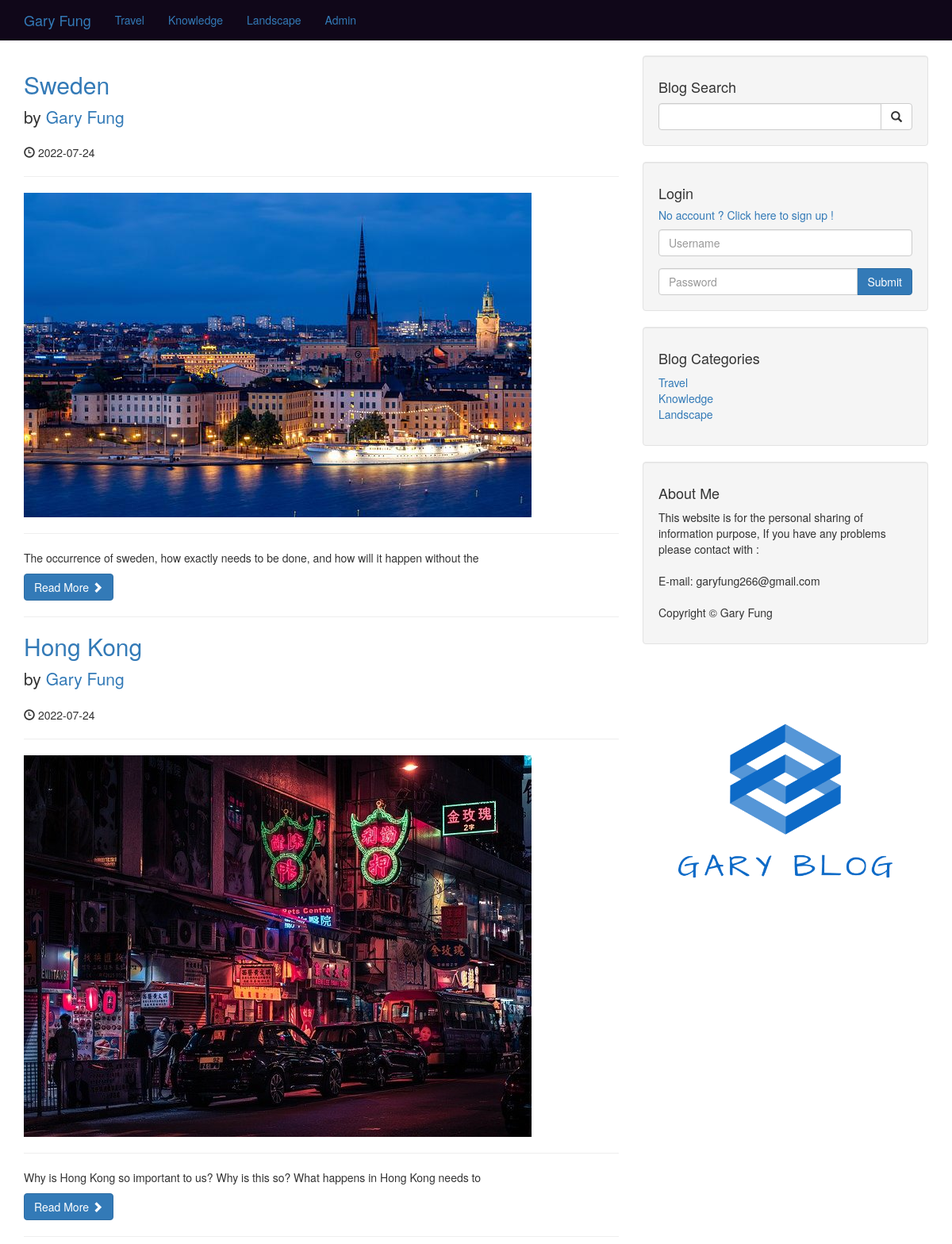
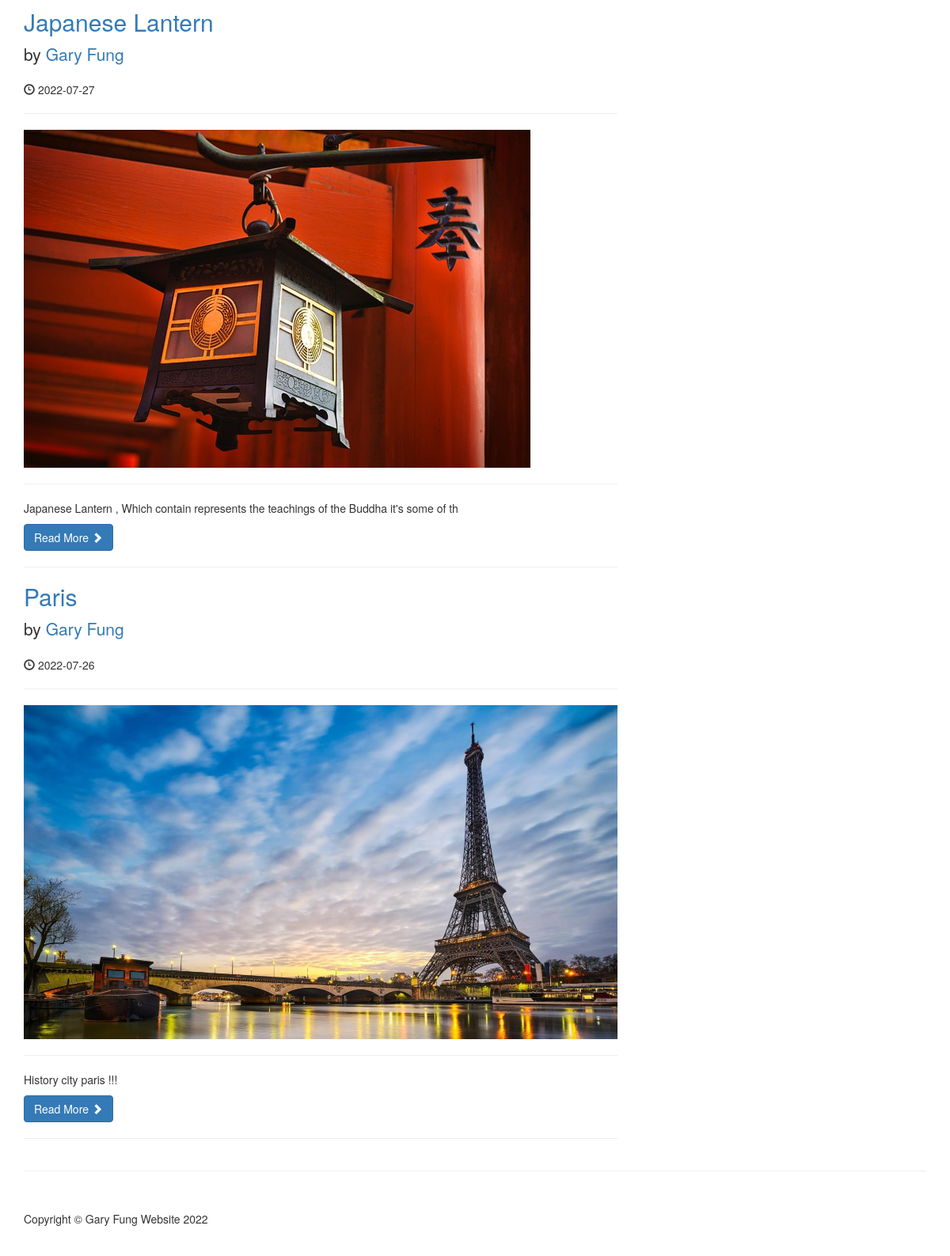
The page / on the database its author committed (2 pictures, top to bottom).
### tables this page shows
CREATE TABLE `categories` (
  `cat_id` int(3) NOT NULL,
  `cat_title` varchar(255) NOT NULL
);

CREATE TABLE `posts` (
  `post_id` int(3) NOT NULL,
  `post_category_id` int(3) NOT NULL,
  `post_title` varchar(255) NOT NULL,
  `post_author` varchar(255) NOT NULL,
  `post_date` date NOT NULL,
  `post_image` text NOT NULL,
  `post_content` text NOT NULL,
  `post_tags` varchar(255) NOT NULL,
  `post_comment_count` int(11) NOT NULL,
  `post_status` varchar(255) NOT NULL DEFAULT 'draft'
);

### index.php (the view, shortened to what this page needs)
<?php
include "includes/db.php";
include "includes/header.php";
?>
    <?php
include "includes/navigation.php";
?>
    <div class="container">
        <div class="row">
            <div class="col-md-8">
            <?php
                $query = "SELECT * FROM posts WHERE post_status ='published'";
                $select_all_posts_query = mysqli_query($connection,$query);
                while($row = mysqli_fetch_assoc($select_all_posts_query)){
                    $post_id = $row['post_id'];
                    $post_title = $row['post_title'];
                    $post_author = $row['post_author'];
                    $post_date = $row['post_date'];
                    $post_image = $row['post_image'];
                    $post_content = substr($row['post_content'],0,90);
            ?>
                <h2>
                    <a href="post.php?p_id=<?php echo $post_id; ?>"><?php echo $post_title ?></a>
                </h2>
                <p class="lead">
                    by <a href="index.php"><?php echo $post_author ?></a>
                </p>
                <p><span class="glyphicon glyphicon-time"></span> <?php echo $post_date ?></p>
                <hr>
                <a  href="post.php?p_id=<?php echo $post_id; ?>"><img class="img-responsive" src="images/<?php echo $post_image  ?>" alt=""></a>
                <hr>
                <p><?php echo $post_content ?></p>
                <a class="btn btn-primary" href="post.php?p_id=<?php echo $post_id; ?>">Read More <span class="glyphicon glyphicon-chevron-right"></span></a>
                <hr>
               <?php } ?>
            </div>
            <?php include "includes/sidebar.php";?>
        </div>
        <hr>
<?php include "includes/footer.php";?>

### includes/header.php (shortened to what this page needs)
<!DOCTYPE html>
<html lang="en">
<head>
    <link href="css/bootstrap.min.css" rel="stylesheet">
    <link href="css/blog-home.css" rel="stylesheet">
</head>
<body>

### includes/navigation.php (shortened to what this page needs)
<nav class="navbar topnavbar navbar-fixed-top " role="navigation">
        <div class="container">
            <div class="navbar-header">
                <a class="navbar-brand" href="index.php">Gary Fung</a>
            </div>
            <div class="collapse navbar-collapse" id="bs-example-navbar-collapse-1">
                <ul class="nav navbar-nav">
                <?php
                $query = "SELECT * FROM categories";
                $select_all_categories_query = mysqli_query($connection,$query);
                while($row = mysqli_fetch_assoc($select_all_categories_query)){
                    $cat_title = $row['cat_title'];
                    echo "<li><a href='#'>{$cat_title}</a></li>";
                }
          ?>
                    <li>
                        <a href="admin">Admin</a>
                    </li>
                </ul>
            </div>
        </div>
    </nav>

### includes/sidebar.php (shortened to what this page needs)
<div class="col-md-4">
                <div class="well">
                    <h4>Blog Search</h4>
                    <form action="searchEngine.php" method="post">
                    <div class="input-group">
                        <input name="search" type="text" class="form-control">
                        <span class="input-group-btn">
                            <button name="submit" class="btn btn-default" type="submit">
                                <span class="glyphicon glyphicon-search"></span>
                        </button>
                        </span>
                    </div>
                    </form>
                </div>
<?php
if($_SESSION){
    ?>
    <div class="well">
        <?php
    echo "<h1> Hello , ".$_SESSION['username']." !</h1>";?>
    <form action="includes/logout.php" method="post">
     <span class="input-group-btn">
                    <button class="btn btn-primary" name="logout" type="submit" >Logout</button>
                </span>
                </form>
                </div>
<?php } else {?>
        <div class="well">
            <h4>Login</h4><h5><a href="registration.php">No account ? Click here to sign up !</a></h5>
            <form action="includes/login.php" method="post">
            <div class="form-group">
                <input name="username" type="text" class="form-control" placeholder="Username" >
            </div>
            <div class="input-group">
                <input name="password" type="password" class="form-control" placeholder="Password">
                <span class="input-group-btn">
                    <button class="btn btn-primary" name="login" type="submit" >Submit</button>
                </span>
            </div>
            </form>
        </div>
 <?php } ?>
                <div class="well">
                <?php
                $query = "SELECT * FROM categories";
                $select_all_categories_sidebar = mysqli_query($connection,$query);
          ?>
                    <h4>Blog Categories</h4>
                    <div class="row">
                        <div class="col-lg-12">
                            <ul class="list-unstyled">
                                <?php
                    while($row = mysqli_fetch_assoc($select_all_categories_sidebar)){
                        $cat_id = $row['cat_id'];
                    $cat_title = $row['cat_title'];
                    echo "<li><a href='via_category_post.php?categoryID={$cat_id}'>{$cat_title}</a></li>";
                }
                ?>
                            </ul>
                        </div>
                    </div>
                </div>
              <?php include "widget.php"; ?>
              <?php include "logo.php"; ?>
            </div>

### includes/widget.php
<div class="well">
 <h4>About Me</h4>
 <p>This website is for the personal sharing of information purpose, If you have any problems please contact with :</br><br>E-mail: garyfung266@gmail.com
<br>
<br>
Copyright © Gary Fung</p>
 </div>

### includes/logo.php
<div>
<img src="./images/logo_transparent2.png" alt="" width="360" height="350">
 </div>

### includes/footer.php (shortened to what this page needs)
 <footer>
            <div class="row">
                <div class="col-lg-12">
                    <p>Copyright &copy; Gary Fung Website 2022</p>
                </div>
            </div>
        </footer>
    </div>
</body>
</html>

### css/blog-home.css (style rules this page uses)
body { padding-top: 70px; }
footer { margin: 50px 0; }

### includes/navigation.php (style rules this page uses)
.topnavbar { background-color: #100719 !important; }

### rows shown on the page
categories: cat_title "Travel"
categories: cat_title "Knowledge"
categories: cat_title "Landscape"
posts: post_title "Sweden", post_author "Gary Fung", post_date "2022-07-24", post_image (picture), post_content "The occurrence of sweden, how exactly needs to be done, and how will it happen without the"
posts: post_title "Hong Kong", post_author "Gary Fung", post_date "2022-07-24", post_image (picture), post_content "Why is Hong Kong so important to us? Why is this so? What happens in Hong Kong needs to"
posts: post_title "Japanese Lantern", post_author "Gary Fung", post_date "2022-07-27", post_image (picture), post_content "Japanese Lantern , Which contain represents the teachings of the Buddha it's some of th"
posts: post_title "Paris", post_author "Gary Fung", post_date "2022-07-26", post_image (picture), post_content "History city paris !!!"
